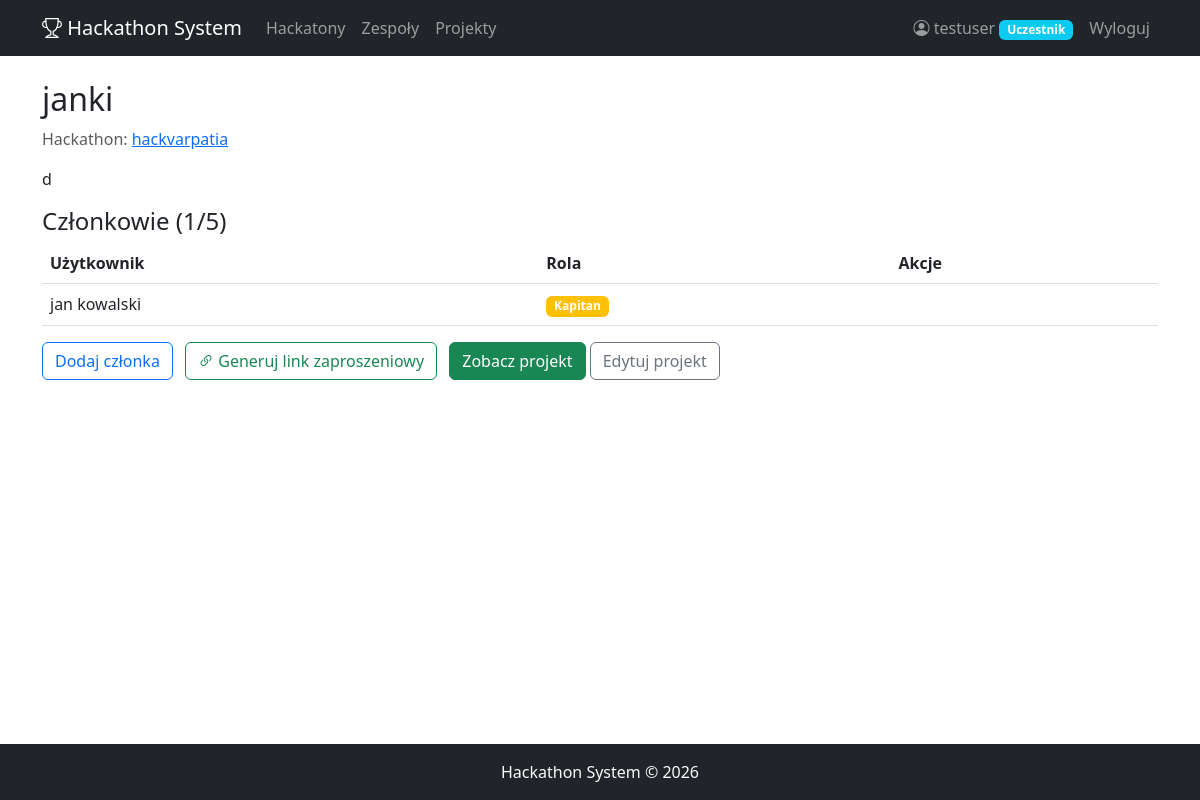
/teams/2/ (signed in), run on the app's committed database.
### accounts/models.py (models this page shows, shortened)
class UserProfile(models.Model):
    ROLE_CHOICES = [
        ('participant', 'Uczestnik'),
        ('jury', 'Jury'),
        ('admin', 'Administrator'),
    ]
    user = models.OneToOneField(User, on_delete=models.CASCADE, related_name='profile')
    role = models.CharField(max_length=20, choices=ROLE_CHOICES, default='participant')
    bio = models.TextField(blank=True)
    @property
    def is_admin(self):
        return self.role == 'admin'
    @property
    def is_jury(self):
        return self.role == 'jury'

### teams/models.py (models this page shows, shortened)
class Team(models.Model):
    name = models.CharField(max_length=200, verbose_name='Nazwa zespołu')
    hackathon = models.ForeignKey(Hackathon, on_delete=models.CASCADE, related_name='teams')
    captain = models.ForeignKey(User, on_delete=models.CASCADE, related_name='captained_teams')
    description = models.TextField(blank=True, verbose_name='Opis')
    created_at = models.DateTimeField(auto_now_add=True)
    class Meta:
        unique_together = ['name', 'hackathon']

class TeamMember(models.Model):
    ROLE_CHOICES = [
        ('captain', 'Kapitan'),
        ('member', 'Członek'),
    ]
    team = models.ForeignKey(Team, on_delete=models.CASCADE, related_name='members')
    user = models.ForeignKey(User, on_delete=models.CASCADE, related_name='team_memberships')
    role = models.CharField(max_length=20, choices=ROLE_CHOICES, default='member')
    joined_at = models.DateTimeField(auto_now_add=True)
    class Meta:
        unique_together = ['team', 'user']

### hackathon/models.py (models this page shows, shortened)
class Hackathon(models.Model):
    STATUS_CHOICES = [
        ('planned', 'Planowany'),
        ('active', 'Aktywny'),
        ('judging', 'Ocenianie'),
        ('finished', 'Zakończony'),
    ]
    name = models.CharField(max_length=200, verbose_name='Nazwa')
    description = models.TextField(verbose_name='Opis')
    date_start = models.DateTimeField(verbose_name='Data rozpoczęcia')
    date_end = models.DateTimeField(verbose_name='Data zakończenia')
    submit_deadline = models.DateTimeField(verbose_name='Deadline oddania projektów')
    status = models.CharField(max_length=20, choices=STATUS_CHOICES, default='planned', verbose_name='Status')
    max_team_size = models.PositiveIntegerField(default=5, verbose_name='Max wielkość zespołu')
    created_at = models.DateTimeField(auto_now_add=True)
    class Meta:
        ordering = ['-date_start']

### teams/views.py (the view)
# urls.py: path('<int:pk>/', views.team_detail, name='detail'),
@login_required
def team_detail(request, pk):
    team = get_object_or_404(Team, pk=pk)
    members = team.members.all().select_related('user')
    is_captain = team.captain == request.user
    is_member = team.members.filter(user=request.user).exists()
    has_project = hasattr(team, 'project')
    return render(request, 'teams/detail.html', {
        'team': team,
        'members': members,
        'is_captain': is_captain,
        'is_member': is_member,
        'has_project': has_project,
    })

### teams/templates/teams/detail.html (shortened to what this page needs)
{% extends 'base.html' %}
{% block content %}
<h2>{{ team.name }}</h2>
<p class="text-muted">Hackathon: <a href="{% url 'hackathon:detail' team.hackathon.pk %}">{{ team.hackathon.name }}</a></p>
{% if team.description %}<p>{{ team.description }}</p>{% endif %}
<h4>Członkowie ({{ members.count }}/{{ team.hackathon.max_team_size }})</h4>
<table class="table">
    <thead><tr><th>Użytkownik</th><th>Rola</th>{% if is_captain %}<th>Akcje</th>{% endif %}</tr></thead>
    <tbody>
        {% for m in members %}
            <tr>
                <td>{{ m.user.get_full_name|default:m.user.username }}</td>
                <td><span class="badge bg-{% if m.role == 'captain' %}warning{% else %}secondary{% endif %}">{{ m.get_role_display }}</span></td>
                {% if is_captain %}
                    <td>
                    </td>
                {% endif %}
            </tr>
        {% endfor %}
    </tbody>
</table>
{% if is_captain %}
    <a href="{% url 'teams:add_member' team.pk %}" class="btn btn-outline-primary me-2">Dodaj członka</a>
    <form method="post" action="{% url 'teams:generate_invite' team.pk %}" class="d-inline">
        <button type="submit" class="btn btn-outline-success me-2">
            <i class="bi bi-link-45deg"></i> Generuj link zaproszeniowy
        </button>
    </form>
{% endif %}
{% if is_member %}
    {% if has_project %}
        <a href="{% url 'projects:detail' team.project.pk %}" class="btn btn-success">Zobacz projekt</a>
        <a href="{% url 'projects:edit' team.project.pk %}" class="btn btn-outline-secondary">Edytuj projekt</a>
    {% else %}
        <a href="{% url 'projects:submit' team.pk %}" class="btn btn-primary">Oddaj projekt</a>
    {% endif %}
{% endif %}
{% endblock %}

### templates/base.html (shortened to what this page needs)
<!DOCTYPE html>
<html lang="pl">
<head>
    <link href="https://cdn.jsdelivr.net/npm/bootstrap@5.3.0/dist/css/bootstrap.min.css" rel="stylesheet">
    <link href="https://cdn.jsdelivr.net/npm/bootstrap-icons@1.10.0/font/bootstrap-icons.css" rel="stylesheet">
    {% load static %}
    <link rel="stylesheet" href="{% static 'css/style.css' %}">
</head>
<body>
    <nav class="navbar navbar-expand-lg navbar-dark bg-dark">
        <div class="container">
            <a class="navbar-brand" href="{% url 'home' %}">
                <i class="bi bi-trophy"></i> Hackathon System
            </a>
            <div class="collapse navbar-collapse" id="navbarNav">
                <ul class="navbar-nav me-auto">
                    <li class="nav-item">
                        <a class="nav-link" href="{% url 'hackathon:list' %}">Hackatony</a>
                    </li>
                    {% if user.is_authenticated %}
                        <li class="nav-item">
                            <a class="nav-link" href="{% url 'teams:list' %}">Zespoły</a>
                        </li>
                        <li class="nav-item">
                            <a class="nav-link" href="{% url 'projects:list' %}">Projekty</a>
                        </li>
                    {% endif %}
                </ul>
                <ul class="navbar-nav">
                    {% if user.is_authenticated %}
                        <li class="nav-item">
                            <a class="nav-link" href="{% url 'accounts:dashboard' %}">
                                <i class="bi bi-person-circle"></i> {{ user.username }}
                                <span class="badge bg-info">{{ user.profile.get_role_display }}</span>
                            </a>
                        </li>
                        <li class="nav-item">
                            <form method="post" action="{% url 'accounts:logout' %}" class="d-inline">
                                <button type="submit" class="nav-link btn btn-link">Wyloguj</button>
                            </form>
                        </li>
                    {% endif %}
                </ul>
            </div>
        </div>
    </nav>
    <div class="container mt-4">
        {% block content %}{% endblock %}
    </div>
    <footer class="bg-dark text-light py-3 mt-5">
        <div class="container text-center">
            <p class="mb-0">Hackathon System &copy; 2026</p>
        </div>
    </footer>
</body>
</html>

### static/css/style.css (style rules this page uses)
body { min-height: 100vh; display: flex; flex-direction: column; }
.container.mt-4 { flex: 1; }
.badge { font-size: 0.75em; }
.table th { border-top: none; }

### data on the page
Team: name "janki", hackathon.name "hackvarpatia", description "d", hackathon.max_team_size "5"
TeamMember: user.get_full_name "jan kowalski", role "Kapitan"

### other printed values
{{ user.username }} "testuser"
{{ user.profile.get_role_display }} "Uczestnik"
{{ members.count }} "1"
